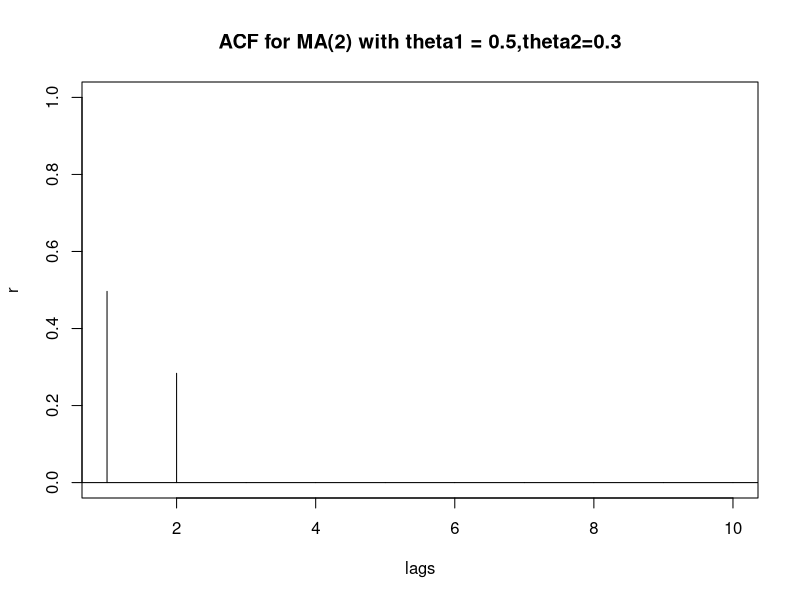
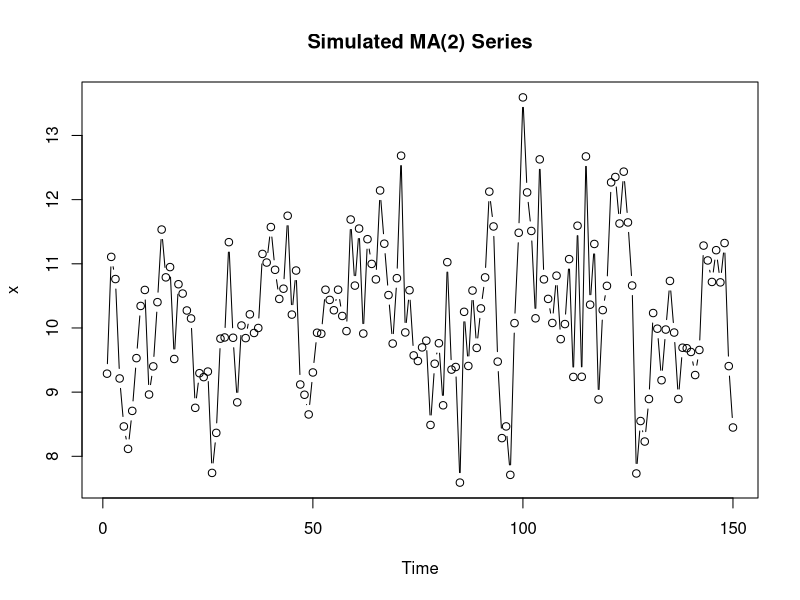
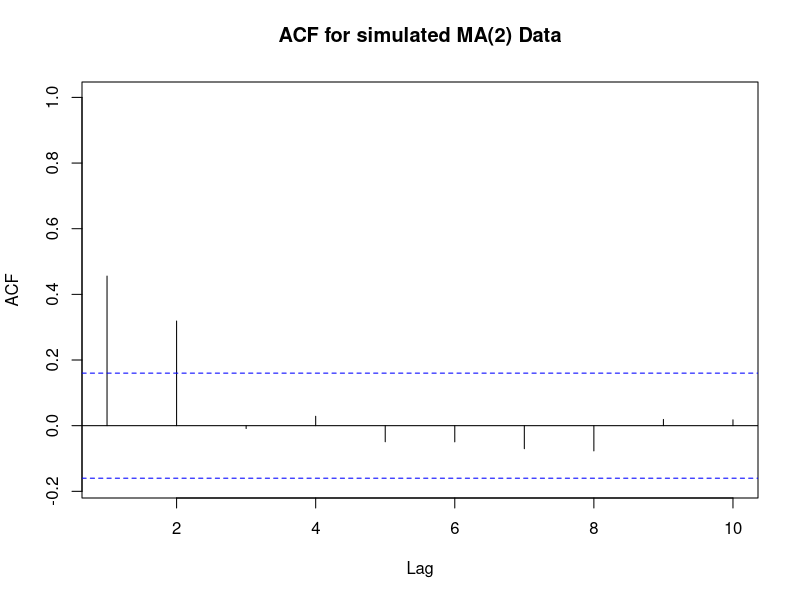

Write R code to recreate these figures, in order.
## ---- chunk 1
acfma2=ARMAacf(ma=c(0.5,0.4), lag.max=10)
acfma2
## ---- chunk 2
lags=0:10
plot(lags,acfma2,xlim=c(1,10), ylab="r",type="h", main = "ACF for MA(2) with theta1 = 0.5,theta2=0.3")
abline(h=0)
## ---- chunk 3
xc=arima.sim(n=150, list(ma=c(0.5, 0.4)))
x=xc+10
plot(x, type="b", main = "Simulated MA(2) Series")
## ---- chunk 4
acf(x, xlim=c(1,10), main="ACF for simulated MA(2) Data")
